Frame 1 (no input): blank canvas, image omitted
Frame 60 (no input): blank canvas, image omitted
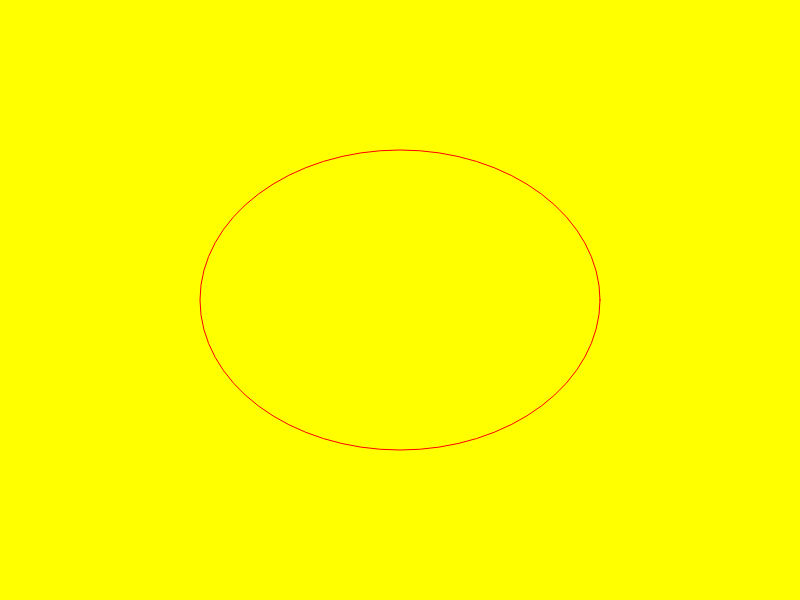
Frame 120 (the mouse pressed at the canvas centre since frame 60)

The p5.js sketch whose frames 1 and 60 were blank and that drew this single picture after the mouse press (run headless with seeded random() and noise() and a simulated clock; from frame 60 on, the mouse is pressed at the canvas centre):

// p5.js sketch
// ── sketch.js
function setup()
{
	createCanvas(800, 600);
	background(0);
	noFill();
	stroke(255, 0, 0);
	ellipse(400, 300, 100, 100);
}


function draw()
{
	background(255, 255, 0);
	ellipse(400, 300, mouseX, mouseY);

}
